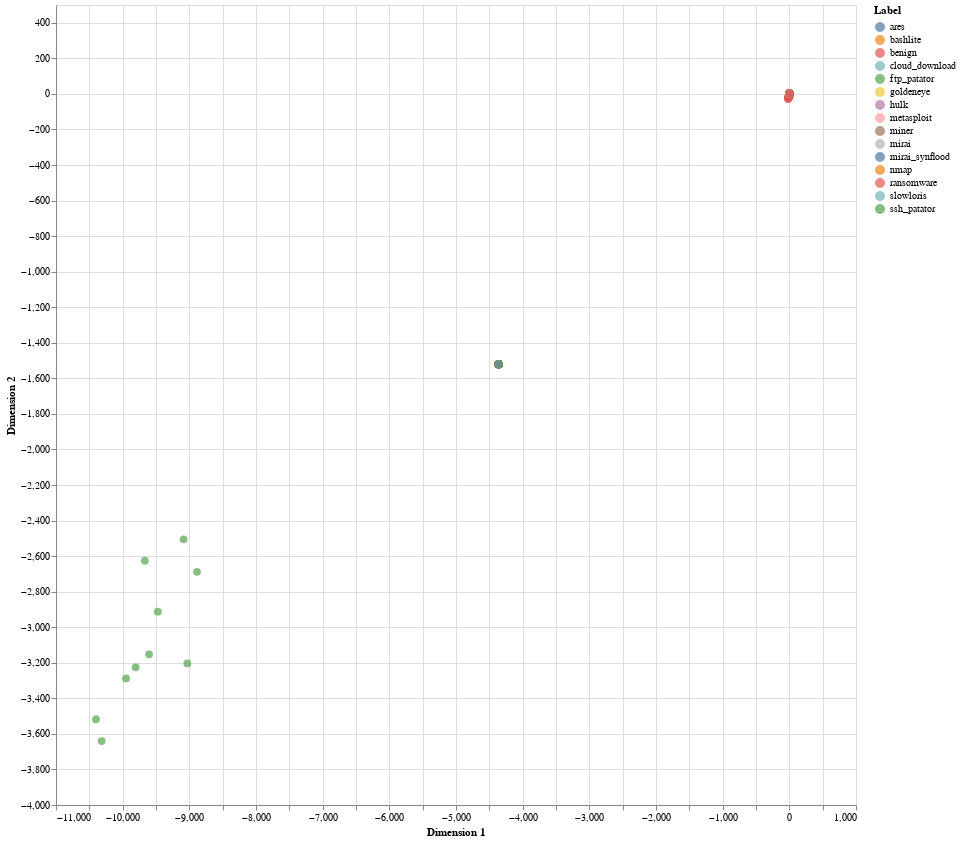

Notebook code cell kept with this figure:
### Code cell
# Create a DataFrame for the latent representation
latent_df = pd.DataFrame(latent_representation, columns=['Dimension 1', 'Dimension 2'])

# Add the labels to the DataFrame
latent_df['Label'] = le.inverse_transform(df['label'])

# Create the scatter plot
scatter_plot = alt.Chart(latent_df).mark_circle(size=60).encode(
    x='Dimension 1',
    y='Dimension 2',
    color='Label',
    tooltip=['Dimension 1', 'Dimension 2', 'Label']
).properties(
    width=800,
    height=800
).interactive()

scatter_plot

### Figure 1 — Vega-Lite specification as saved in the notebook (floating-point values rounded to 4 significant figures; data arrays with more than 128 entries replaced by an {"elided": "..."} marker saying what was removed)
{"config": {"view": {"continuousWidth": 300, "continuousHeight": 300}}, "data": {"name": "data-7e77d8f6272a3d23b30904c1fae30dc0"}, "mark": {"type": "circle", "size": 60}, "encoding": {"color": {"field": "Label", "type": "nominal"}, "tooltip": [{"field": "Dimension 1", "type": "quantitative"}, {"field": "Dimension 2", "type": "quantitative"}, {"field": "Label", "type": "nominal"}], "x": {"field": "Dimension 1", "type": "quantitative"}, "y": {"field": "Dimension 2", "type": "quantitative"}}, "height": 800, "params": [{"name": "param_8", "select": {"type": "interval", "encodings": ["x", "y"]}, "bind": "scales"}], "width": 800, "$schema": "https://vega.github.io/schema/vega-lite/v5.8.0.json", "datasets": {"data-7e77d8f6272a3d23b30904c1fae30dc0": {"elided": "1973 records"}}}
